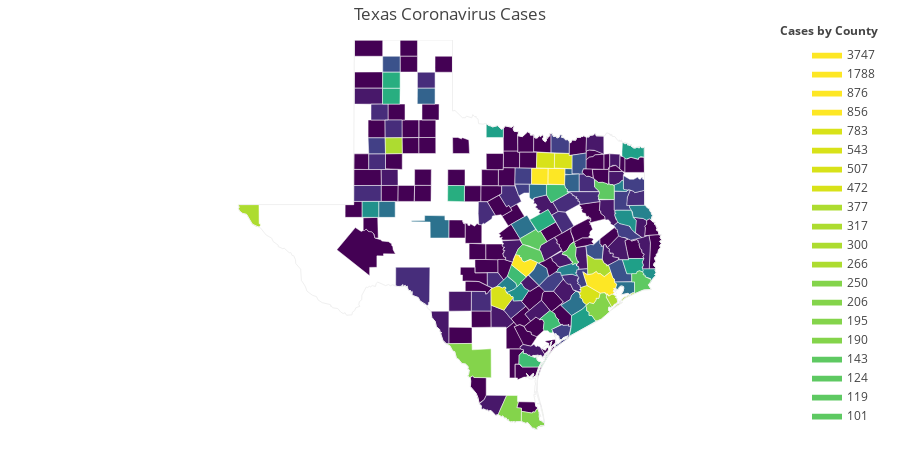

Write notebook code for a chart like this one.
### Code cell
import plotly.figure_factory as ff

state = 'Texas'
condition = (latest_per_county.state == state) & (latest_per_county.fips.notnull())
state_data = latest_per_county[condition]
# values = df_sample_r['TOT_POP'].tolist()
fips = state_data['fips'].tolist()
cases = state_data['cases'].tolist()
colorscale = [
    'rgb(193, 193, 193)',
    'rgb(239,239,239)',
    'rgb(195, 196, 222)',
    'rgb(144,148,194)',
    'rgb(101,104,168)',
    'rgb(65, 53, 132)'
]

fig = ff.create_choropleth(
    fips=fips, values=cases, scope=[state],
    # binning_endpoints=[10, 100, 500, 1000, 2000], colorscale=colorscale,
    county_outline={'color': 'rgb(255,255,255)', 'width': 0.5}, round_legend_values=True,
    legend_title='Cases by County', title='{} Coronavirus Cases'.format(state)
)
fig.layout.template = None
fig.show()
print(state_data)
